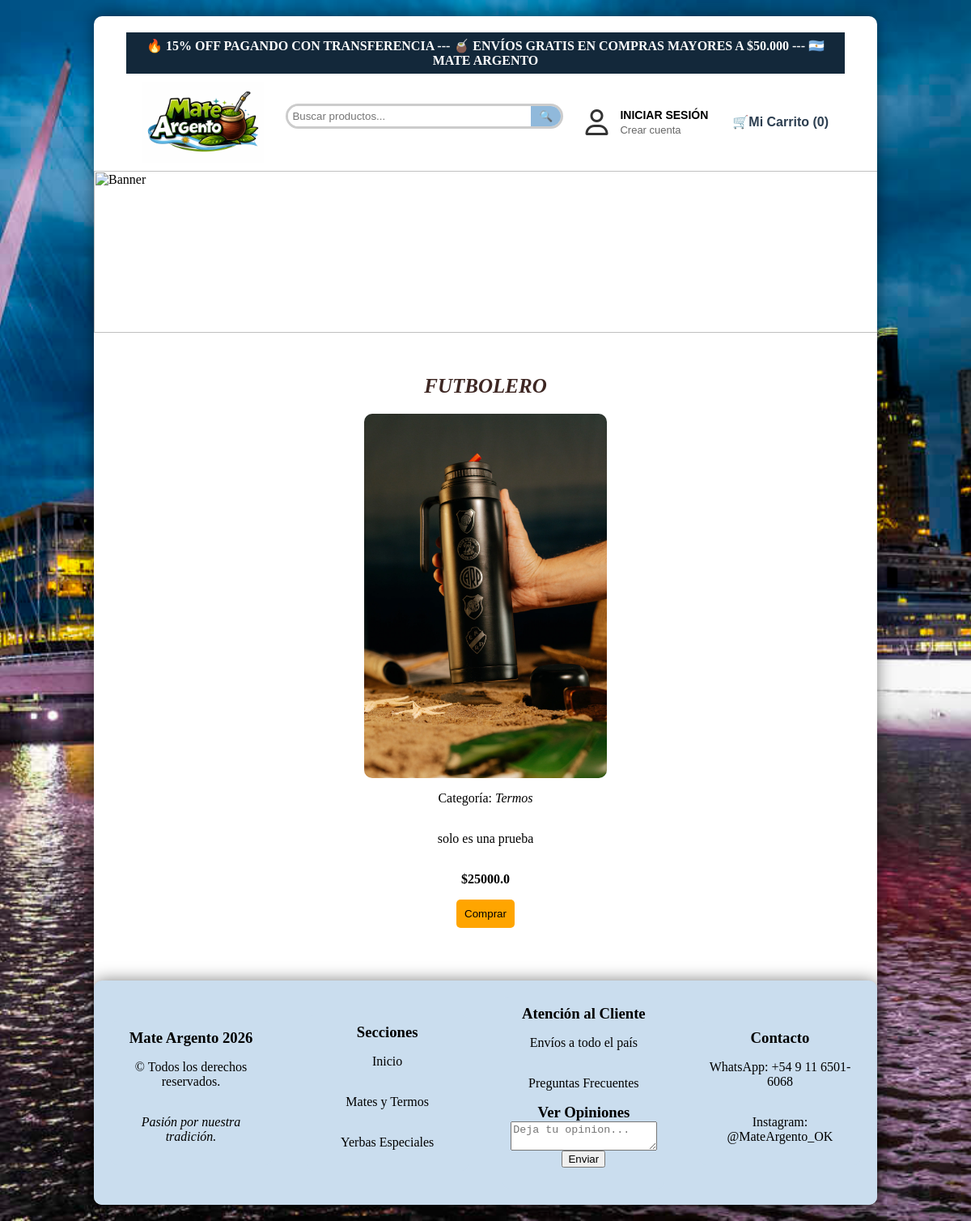
The app's page /detalle/51, older data.
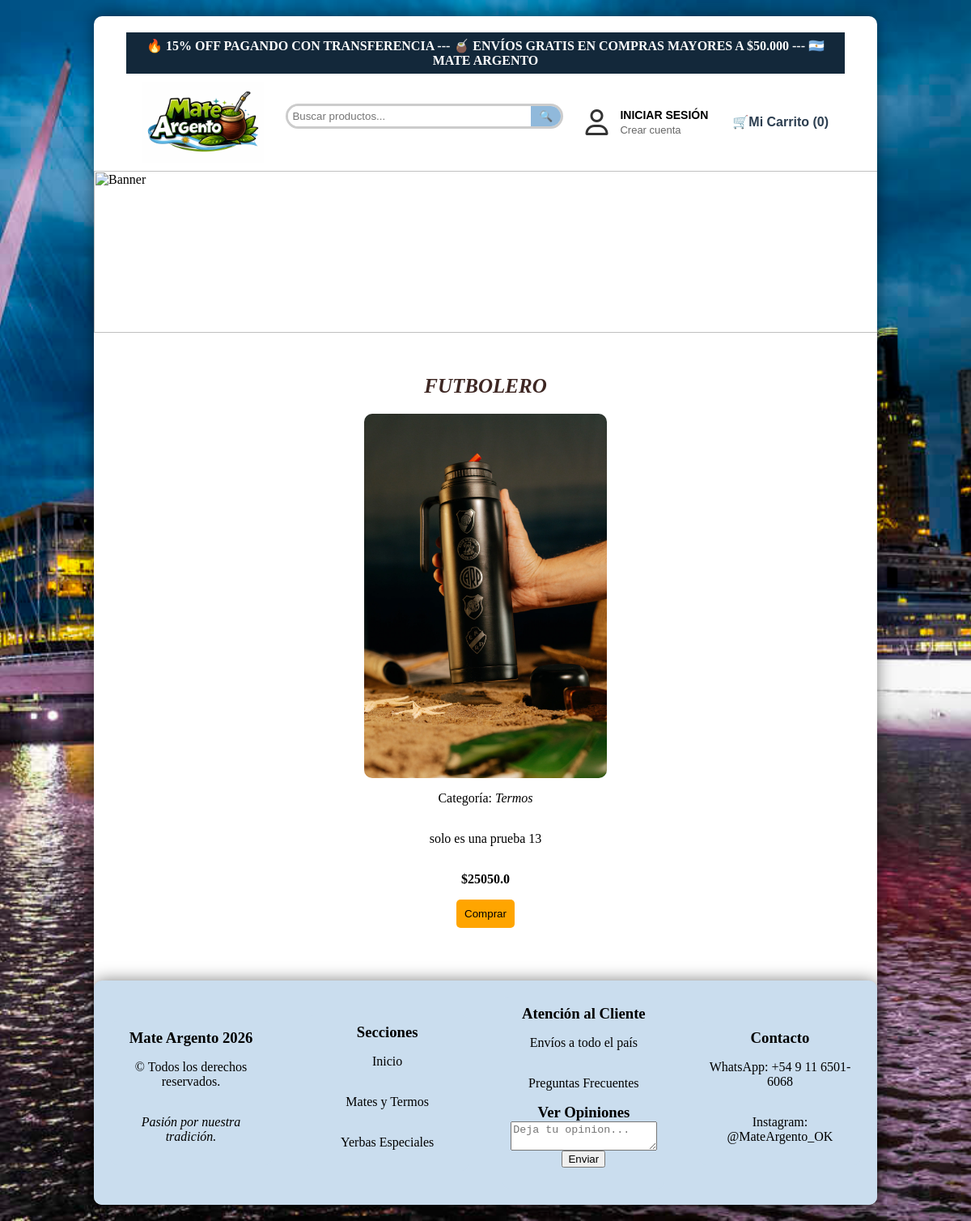
The same page, newer data.
### app.py (models this page shows, shortened)
class Producto(db.Model):
    id = db.Column(db.Integer, primary_key=True)
    nombre = db.Column(db.String(100), nullable=False)
    categoria = db.Column(db.String(50))
    precio = db.Column(db.Float, nullable=False)
    precio_costo = db.Column(db.Float, nullable=False, default=0.0)#falta implementar
    descripcion = db.Column(db.Text)
    imagen = db.Column(db.String(100))
    stock = db.Column(db.Integer, default=0)

### app.py (the view)
@app.route('/detalle/<int:id>')
def detalle_producto(id):
    p = Producto.query.get_or_404(id)
    return render_template('detalle.html', producto=p)

### app.py (called while the page is built, shortened)
@app.context_processor
def procesar_carrito():
    mi_carrito = Carrito(session)
    items, total, unidades = mi_carrito.obtener_datos(Producto)
    return dict(carrito_html=items, total_carrito=total, total_unidades=unidades)

    def obtener_datos(self, modelo_producto):
        carrito_dict = self.session.get('carrito', {})
        productos_reales = []
        total_general = 0
        total_unidades = 0  # <--- Nueva variable
        return productos_reales, total_general, total_unidades

### templates/detalle.html (shortened to what this page needs)
<head>
    <link rel="stylesheet" href="{{ url_for('static', filename='estilos.css') }}">
    <link rel="stylesheet" href="https://cdnjs.cloudflare.com/ajax/libs/font-awesome/6.0.0/css/all.min.css">
</head>
<body>
<div class="contenedor">
    {% extends 'base.html' %}
    {% block content %}
    <div class="todo-centrado">
        <h2>{{ producto.nombre }}</h2>
        <img src="{{ url_for('static', filename='img/' + producto.imagen) }}"
            style="width: 300px; border-radius: 10px;">
        <p>Categoría: <i>{{ producto.categoria }}</i></p>
        <p>{{ producto.descripcion }}</p>
        <p><b>${{ producto.precio }}</b></p>
        <form action="/agregar_al_carrito/{{ producto.id }}" method="GET">
            <button type="submit" style="cursor: pointer; padding: 10px; background-color: orange; border: none; border-radius: 5px;">
                Comprar
            </button>
        </form>
        <br>
    </div>
    {% endblock %}

Row changes from the older to the newer data that the page shows:
changed Producto "FUTBOLERO": descripcion "solo es una prueba" → "solo es una prueba 13"; precio "25000.0" → "25050.0"
